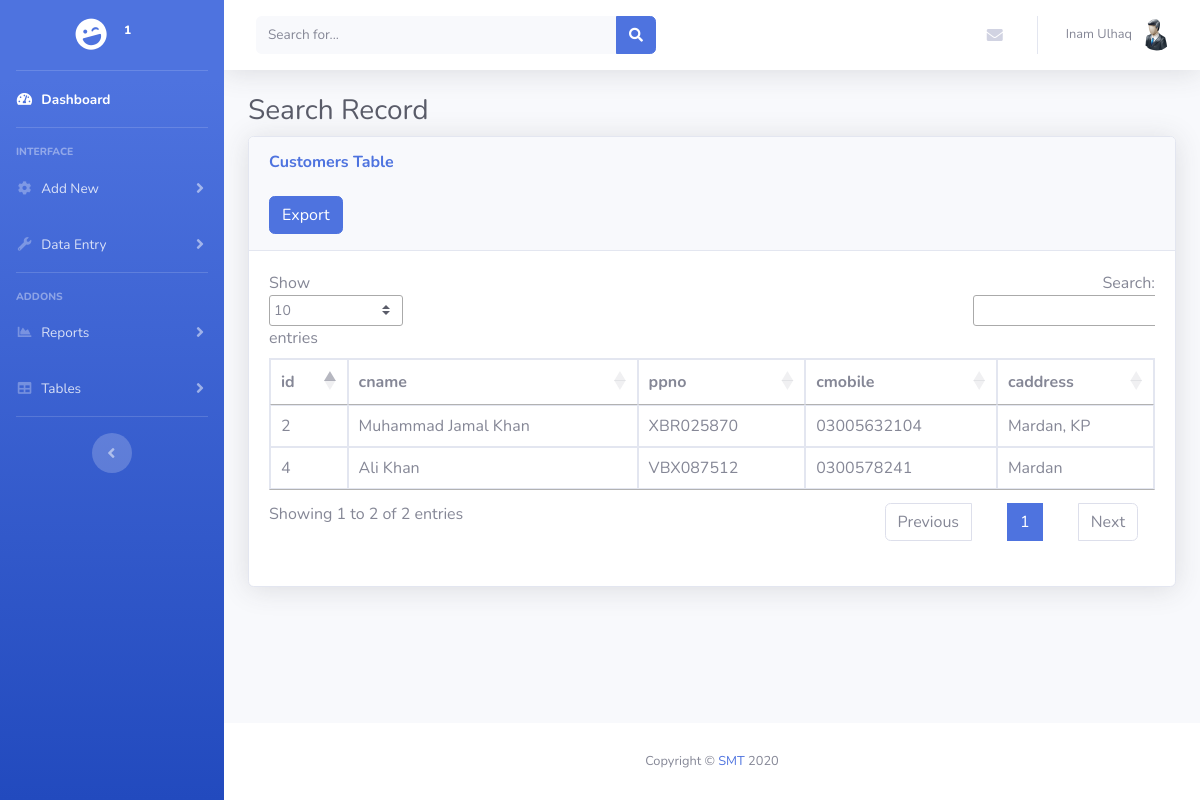
Page /customertable.php (signed in) on the committed database.
### tables this page shows
CREATE TABLE `users` (
  `id` int(11) NOT NULL,
  `username` varchar(255) NOT NULL,
  `password` varchar(255) NOT NULL,
  `firstname` varchar(50) NOT NULL,
  `lastname` varchar(50) NOT NULL,
  `ucompany` varchar(30) NOT NULL,
  `role` varchar(10) NOT NULL,
  `status` int(11) NOT NULL DEFAULT '1'
);

CREATE TABLE `customer` (
  `id` int(11) NOT NULL,
  `cname` varchar(50) NOT NULL,
  `ppno` varchar(20) NOT NULL,
  `cmobile` varchar(20) NOT NULL,
  `caddress` varchar(255) NOT NULL,
  `cstatus` int(11) NOT NULL DEFAULT '1',
  `user_id` int(11) NOT NULL
);

### customertable.php (the view, shortened to what this page needs)
<?php include('header.php'); ?>
        <div class="container-fluid">
          <h1 class="h3 mb-2 text-gray-800">Search Record</h1>
          <div class="card shadow mb-4">
            <div class="card-header py-3">
              <h6 class="m-0 font-weight-bold text-primary">Customers Table</h6><br>
                    <form action="export.php" method="POST">
                      <button type="submit" name="exportcustomer" class="btn btn-primary">Export</button>
                    </form>
            </div>
            <div class="card-body">
              <div class="table-responsive">
                <table class="table table-bordered" id="dataTable" width="100%" cellspacing="0">
                  <thead>
                    <tr>
                      <th>id</th>
                      <th>cname</th>
                      <th>ppno</th>
                      <th>cmobile</th>
                      <th>caddress</th>
                    </tr>
                  </thead>
                  <tbody>
                     <?php
                                    $query = "SELECT * from customer WHERE user_id=$user_id ORDER BY id DESC";
                    $result = mysqli_query($conn,$query) or die( mysqli_error($conn));;
                                    while($row=mysqli_fetch_assoc($result))
                                    {
                                        $cname = $row['cname'];
                                        $ppno = $row['ppno'];
                                        $cmobile = $row['cmobile'];
                                        $caddress = $row['caddress'];
                                        $id = $row['id'];
                                ?>
                                    <tr>
                                        <td><?php echo $id ?></td>
                                        <td><?php echo $cname ?></td>
                                        <td><?php echo $ppno ?></td>
                                        <td><?php echo $cmobile ?></td>
                                        <td><?php echo $caddress ?></td>
                                    </tr>
                            <?php
                                    }
                            ?>
                  </tbody>
                </table>
              </div>
            </div>
          </div>
        </div>
      </div>
      <?php include('footer.php'); ?>

### header.php (shortened to what this page needs)
<?php include ('db.php');
$user_id=$_SESSION['id'];
?>
<?php
      $sql = "SELECT * FROM users WHERE id=$user_id";
             if ($result = mysqli_query($conn,$sql)){
                  $row = mysqli_fetch_array($result);
                  $id=$row['id'];
                  $firstname=$row['firstname'];
                  $lastname=$row['lastname'];
                  $ucompany=$row['ucompany'];
            }?>
<!DOCTYPE html>
<html lang="en">
<head>
  <link href="vendor/fontawesome-free/css/all.min.css" rel="stylesheet" type="text/css">
  <link href="css/sb-admin-2.min.css" rel="stylesheet">
  <link href="style.css" rel="stylesheet">
  <link rel="stylesheet" href="https://cdn.datatables.net/1.10.21/css/jquery.dataTables.min.css" />
</head>
<body id="page-top">
  <div id="wrapper">
    <ul class="navbar-nav bg-gradient-primary sidebar sidebar-dark accordion" id="accordionSidebar">
      <a class="sidebar-brand d-flex align-items-center justify-content-center" href="index.php">
        <div class="sidebar-brand-icon rotate-n-15">
          <i class="fas fa-laugh-wink"></i>
        </div>
        <div class="sidebar-brand-text mx-3"><?php echo $ucompany; ?><sup><?php echo $id; ?></sup></div>
      </a>
      <hr class="sidebar-divider my-0">
      <li class="nav-item active">
        <a class="nav-link" href="index.php">
          <i class="fas fa-fw fa-tachometer-alt"></i>
          <span>Dashboard</span></a>
      </li>
      <hr class="sidebar-divider">
      <div class="sidebar-heading">
        Interface
      </div>
      <li class="nav-item">
        <a class="nav-link collapsed" href="#" data-toggle="collapse" data-target="#collapseTwo" aria-expanded="true" aria-controls="collapseTwo">
          <i class="fas fa-fw fa-cog"></i>
          <span>Add New</span>
        </a>
      </li>
      <li class="nav-item">
        <a class="nav-link collapsed" href="#" data-toggle="collapse" data-target="#collapseUtilities" aria-expanded="true" aria-controls="collapseUtilities">
          <i class="fas fa-fw fa-wrench"></i>
          <span>Data Entry</span>
        </a>
      </li>
      <hr class="sidebar-divider">
      <div class="sidebar-heading">
        Addons
      </div>
      <li class="nav-item">
        <a class="nav-link collapsed" href="#" data-toggle="collapse" data-target="#collapsePages" aria-expanded="true" aria-controls="collapsePages">
          <i class="fas fa-fw fa-chart-area"></i>
          <span>Reports</span>
        </a>
      </li>
      <li class="nav-item">
        <a class="nav-link collapsed" href="#" data-toggle="collapse" data-target="#collapseTables" aria-expanded="true" aria-controls="collapseTables">
          <i class="fas fa-fw fa-table"></i>
          <span>Tables</span>
        </a>
      </li>
      <hr class="sidebar-divider d-none d-md-block">
      <div class="text-center d-none d-md-inline">
        <button class="rounded-circle border-0" id="sidebarToggle"></button>
      </div>
    </ul>
    <div id="content-wrapper" class="d-flex flex-column">
      <div id="content">
        <nav class="navbar navbar-expand navbar-light bg-white topbar mb-4 static-top shadow">
          <form class="d-none d-sm-inline-block form-inline mr-auto ml-md-3 my-2 my-md-0 mw-100 navbar-search">
            <div class="input-group">
              <input type="text" class="form-control bg-light border-0 small" placeholder="Search for..." aria-label="Search" aria-describedby="basic-addon2">
              <div class="input-group-append">
                <button class="btn btn-primary" type="button">
                  <i class="fas fa-search fa-sm"></i>
                </button>
              </div>
            </div>
          </form>
          <ul class="navbar-nav ml-auto">
            <li class="nav-item dropdown no-arrow mx-1">
              <a class="nav-link dropdown-toggle" href="#" id="messagesDropdown" role="button" data-toggle="dropdown" aria-haspopup="true" aria-expanded="false">
                <i class="fas fa-envelope fa-fw"></i>
              </a>
            </li>
            <li class="nav-item dropdown no-arrow">
              <a class="nav-link dropdown-toggle" href="#" id="userDropdown" role="button" data-toggle="dropdown" aria-haspopup="true" aria-expanded="false">
                <span class="mr-2 d-none d-lg-inline text-gray-600 small"><?php echo $firstname.' '.$lastname ?></span>
                <img class="img-profile rounded-circle" src="img/user.png">
              </a>
            </li>
          </ul>
        </nav>

### style.css (style rules this page uses)
table { border-spacing: 0; }
table { border-collapse: separate; }
td { padding: 0px; }

### rows in the picture
users: id "1", firstname "Inam", lastname "Ulhaq"
customer: id "4", cname "Ali Khan", ppno "VBX087512", cmobile "0300578241", caddress "Mardan"
customer: id "2", cname "Muhammad Jamal Khan", ppno "XBR025870", cmobile "03005632104", caddress "Mardan, KP"
